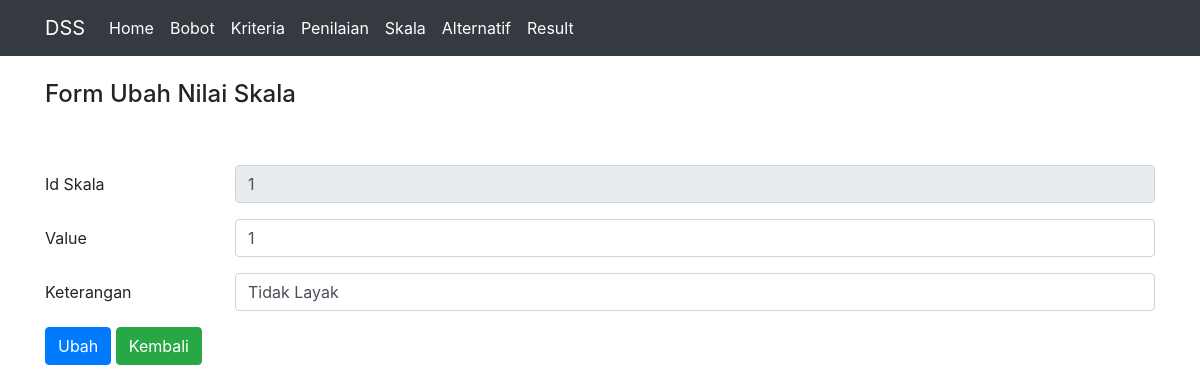
Screenshot of /edit-rangking.php?id=1 with the database file from the repository.
### tables this page shows
CREATE TABLE `skala` (
  `id_skala` int(11) NOT NULL,
  `value` varchar(50) DEFAULT NULL,
  `keterangan` varchar(50) DEFAULT NULL
);

### web/edit-rangking.php (the view, shortened to what this page needs)
<?php
include "header.php";
include "includes/config.php";
$id = isset($_GET['id']) ? $_GET['id'] : die('ERROR: missing ID.');
$query = mysqli_query($koneksi, "SELECT * FROM skala WHERE id_skala=" . $id);
$getRow = mysqli_fetch_array($query);
?>
<br>
<div class="container">
	<div class="row">
		<div class="col-md-6 text-left">
			<h4>Form Ubah Nilai Skala</h4>
		</div>
		<div class="col-md-6">
		</div>
	</div>
	<br><br>
	<form method="POST" action="">
		<div class="form-group row">
			<label for="id" class="col-sm-2 col-form-label">Id Skala</label>
			<div class="col-sm-10">
				<input type="text" class="form-control" id="id" name="id" value="<?php echo $getRow['id_skala'] ?>" disabled>
			</div>
		</div>
		<div class="form-group row">
			<label for="jum" class="col-sm-2 col-form-label">Value</label>
			<div class="col-sm-10">
				<input type="text" class="form-control" id="v" name="v" value="<?php echo $getRow['value'] ?>">
			</div>
		</div>
		<div class="form-group row">
			<label for="kt" class="col-sm-2 col-form-label">Keterangan</label>
			<div class="col-sm-10">
				<input type="text" class="form-control" id="nm" name="nm" value="<?php echo $getRow['keterangan'] ?>">
			</div>
		</div>
		<div class="form-group row">
			<div class="col-sm-10">
				<button type="submit" class="btn btn-primary">Ubah</button>
				<button type="button" onclick="location.href='skala.php'" class="btn btn-success">Kembali</button>
			</div>
		</div>
	</form>
</div>

### rows the page displays
skala: id "1", v "1", nm "Tidak Layak"
